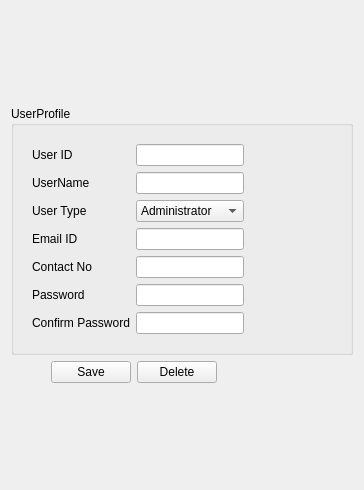
        <widget class="QWidget" name="tab_adminsettings">
         <attribute name="title">
          <string>Admin Settings</string>
         </attribute>
         <layout class="QVBoxLayout" name="verticalLayout_2">
          <item>
           <spacer name="verticalSpacer_2">
            <property name="orientation">
             <enum>Qt::Vertical</enum>
            </property>
            <property name="sizeHint" stdset="0">
             <size>
              <width>20</width>
              <height>35</height>
             </size>
            </property>
           </spacer>
          </item>
          <item>
           <layout class="QHBoxLayout" name="horizontalLayout_2">
            <item>
             <widget class="QLabel" name="label_adminerror">
              <property name="text">
               <string/>
              </property>
             </widget>
            </item>
            <item>
             <spacer name="horizontalSpacer_2">
              <property name="orientation">
               <enum>Qt::Horizontal</enum>
              </property>
              <property name="sizeHint" stdset="0">
               <size>
                <width>40</width>
                <height>20</height>
               </size>
              </property>
             </spacer>
            </item>
           </layout>
          </item>
          <item>
           <spacer name="verticalSpacer">
            <property name="orientation">
             <enum>Qt::Vertical</enum>
            </property>
            <property name="sizeHint" stdset="0">
             <size>
              <width>20</width>
              <height>34</height>
             </size>
            </property>
           </spacer>
          </item>
          <item>
           <widget class="QGroupBox" name="groupBox">
            <property name="title">
             <string>UserProfile</string>
            </property>
            <layout class="QHBoxLayout" name="horizontalLayout_4">
             <item>
              <layout class="QHBoxLayout" name="horizontalLayout_3">
               <item>
                <widget class="QWidget" name="widget" native="true">
                 <layout class="QFormLayout" name="formLayout">
                  <item row="0" column="0">
                   <widget class="QLabel" name="label_UserId">
                    <property name="text">
                     <string>User ID</string>
                    </property>
                   </widget>
                  </item>
                  <item row="0" column="1">
                   <widget class="QLineEdit" name="adminUserid">
                    <property name="text">
                     <string/>
                    </property>
                   </widget>
                  </item>
                  <item row="1" column="0">
                   <widget class="QLabel" name="label_UserName">
                    <property name="text">
                     <string>UserName</string>
                    </property>
                   </widget>
                  </item>
                  <item row="1" column="1">
                   <widget class="QLineEdit" name="adminUserName"/>
                  </item>
                  <item row="2" column="0">
                   <widget class="QLabel" name="label_UserTyoe">
                    <property name="text">
                     <string>User Type</string>
                    </property>
                   </widget>
                  </item>
                  <item row="2" column="1">
                   <widget class="QComboBox" name="adminUsertype">
                    <item>
                     <property name="text">
                      <string>Administrator</string>
                     </property>
                    </item>
                    <item>
                     <property name="text">
                      <string>Engineer</string>
                     </property>
                    </item>
                    <item>
                     <property name="text">
                      <string>End-User</string>
                     </property>
                    </item>
                   </widget>
                  </item>
                  <item row="3" column="0">
                   <widget class="QLabel" name="label_Emaild">
                    <property name="text">
                     <string>Email ID</string>
                    </property>
                   </widget>
                  </item>
                  <item row="3" column="1">
                   <widget class="QLineEdit" name="adminEmailId"/>
                  </item>
                  <item row="4" column="0">
                   <widget class="QLabel" name="label_ContactNo">
                    <property name="text">
                     <string>Contact No</string>
                    </property>
                   </widget>
                  </item>
                  <item row="4" column="1">
                   <widget class="QLineEdit" name="adminContactNo"/>
                  </item>
                  <item row="5" column="0">
                   <widget class="QLabel" name="label_password">
                    <property name="text">
                     <string>Password</string>
                    </property>
                   </widget>
                  </item>
                  <item row="5" column="1">
                   <widget class="QLineEdit" name="adminPassword">
                    <property name="echoMode">
                     <enum>QLineEdit::Password</enum>
                    </property>
                   </widget>
                  </item>
                  <item row="6" column="0">
                   <widget class="QLabel" name="label_confirmPassword">
                    <property name="text">
                     <string>Confirm Password</string>
                    </property>
                   </widget>
                  </item>
                  <item row="6" column="1">
                   <widget class="QLineEdit" name="admincnfpwd">
                    <property name="echoMode">
                     <enum>QLineEdit::Password</enum>
                    </property>
                   </widget>
                  </item>
                 </layout>
                </widget>
               </item>
               <item>
                <spacer name="horizontalSpacer_3">
                 <property name="orientation">
                  <enum>Qt::Horizontal</enum>
                 </property>
                 <property name="sizeHint" stdset="0">
                  <size>
                   <width>40</width>
                   <height>20</height>
                  </size>
                 </property>
                </spacer>
               </item>
               <item>
                <spacer name="horizontalSpacer_4">
                 <property name="orientation">
                  <enum>Qt::Horizontal</enum>
                 </property>
                 <property name="sizeHint" stdset="0">
                  <size>
                   <width>40</width>
                   <height>20</height>
                  </size>
                 </property>
                </spacer>
               </item>
              </layout>
             </item>
            </layout>
           </widget>
          </item>
          <item>
           <layout class="QHBoxLayout" name="horizontalLayout">
            <item>
             <spacer name="horizontalSpacer_5">
              <property name="orientation">
               <enum>Qt::Horizontal</enum>
              </property>
              <property name="sizeHint" stdset="0">
               <size>
                <width>40</width>
                <height>20</height>
               </size>
              </property>
             </spacer>
            </item>
            <item>
             <widget class="QPushButton" name="pushButton_adminSave">
              <property name="text">
               <string>Save</string>
              </property>
             </widget>
            </item>
            <item>
             <widget class="QPushButton" name="pushButton_adminDelete">
              <property name="text">
               <string>Delete</string>
              </property>
             </widget>
            </item>
            <item>
             <spacer name="horizontalSpacer_12">
              <property name="orientation">
               <enum>Qt::Horizontal</enum>
              </property>
              <property name="sizeHint" stdset="0">
               <size>
                <width>78</width>
                <height>20</height>
               </size>
              </property>
             </spacer>
            </item>
            <item>
             <spacer name="horizontalSpacer_14">
              <property name="orientation">
               <enum>Qt::Horizontal</enum>
              </property>
              <property name="sizeHint" stdset="0">
               <size>
                <width>58</width>
                <height>20</height>
               </size>
              </property>
             </spacer>
            </item>
           </layout>
          </item>
          <item>
           <spacer name="verticalSpacer_3">
            <property name="orientation">
             <enum>Qt::Vertical</enum>
            </property>
            <property name="sizeHint" stdset="0">
             <size>
              <width>20</width>
              <height>48</height>
             </size>
            </property>
           </spacer>
          </item>
          <item>
           <spacer name="verticalSpacer_4">
            <property name="orientation">
             <enum>Qt::Vertical</enum>
            </property>
            <property name="sizeHint" stdset="0">
             <size>
              <width>20</width>
              <height>48</height>
             </size>
            </property>
           </spacer>
          </item>
         </layout>
        </widget>
